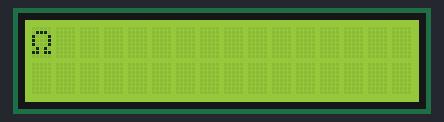
A sketch run on a simulated Arduino Mega 2560, built with avr-gcc and run on an emulated ATmega2560. Parts: 16×2 character LCD.

Above: at 0.51 s.
At 5.05 s:
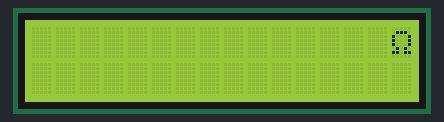
At 10.19 s:
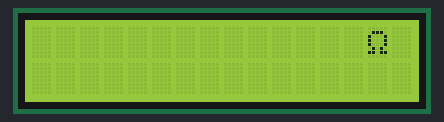
At 20.17 s:
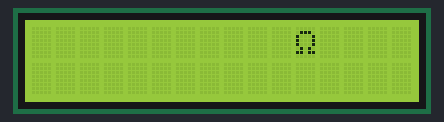
At 29.85 s:
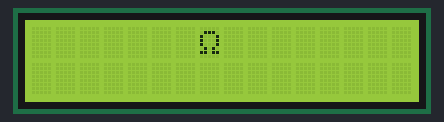
At 39.84 s:
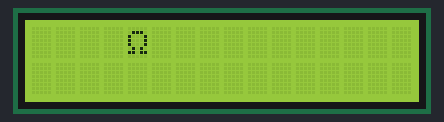

The sketch:

simbolo_omega_despalazado.ino
```cpp
#include <LiquidCrystal.h>
LiquidCrystal lcd (30, 31, 34, 35, 36, 37);//Rs, E, d4,d5,d6,d7. I pin RW se conecta a negativo

byte omega [8]= { B00000,
                  B01110,
                  B10001,
                  B10001,
                  B10001,
                  B01010,
                  B11011,
                  B00000,
                  };


void setup() {
  lcd.begin (16,2);
lcd.createChar (2, omega);  //posicion de memoria de 0 a 7, nombre de la variable

}

void loop() {
  for (byte i= 16; i>=0; i--) {
lcd.setCursor (i, 0);
lcd.write (2);
delay (300);
 lcd.clear ();


for (byte i= 0; i<=16; i++) {
lcd.setCursor (i, 0);
lcd.write (2);
delay (300);
 lcd.clear ();


}
}}
```
